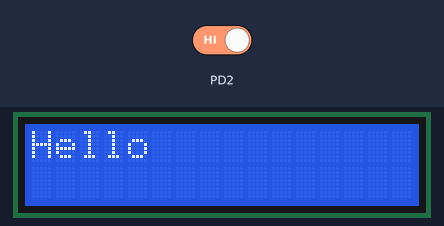
A program run on a simulated ATmega32, built with avr-gcc and emulated at 16 MHz. On the bench: 16×2 character LCD. Wiring (inferred from the names in the program): character LCD (HD44780): RS PA1; E PA2; data PA3, PA4, PA5, PA6. The inputs (shaded band) are chosen by the test bench; at power-on: PD2 HIGH.

Above: at 0.2 s.
At 1.2 s:
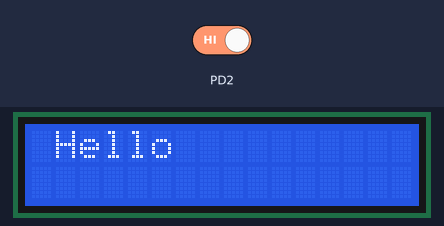
1.3 s: PD2 driven LOW
At 2.8 s:
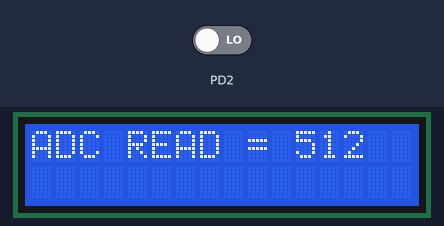
Timing chart, 0 to 4.3 s (numbered marks = the images above; inputs shaded):
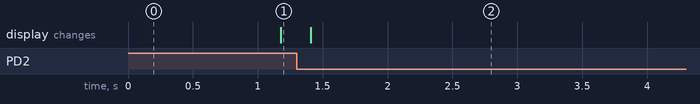

Measured:
- after the input at 1.3 s, the display: changes after 0.11 s (image 2)

The program:

main.c
```c
/*
 ============================================================================
 Name        : main.c
 Author      : Ahmed Ali
 Date        : 8 Apr 2024
 Description : The main function
 ============================================================================
 */

#include <avr/interrupt.h>
#include <util/delay.h>
#include "lcd.h"
#include "adc.h"
#include "common_macros.h"

volatile uint16 adcValue = 0;

int main(void)
{
	uint8 i = 0, direction = 0;
	ADC_ConfigType ADC_config =
	{ AVCC, PRESCALER_32 };
	SET_BIT(MCUCR, ISC01);
	SET_BIT(GICR, INT0);
	CLEAR_BIT(DDRD, PD2);
	/* Configurations and Initialization */
	LCD_init();
	ADC_init(&ADC_config);
	SREG |= (1 << 7);
	while (1)
	{
		LCD_clearScreen();
		LCD_moveCursor(0, i);
		LCD_displayString("Hello");
		_delay_ms(1000);
		if (direction == 0)
		{
			i++;
		}
		else
		{
			i--;
		}
		if (i == 5)
		{
			direction = 1;
		}
		if (i == 0)
		{
			direction = 0;
		}
	}
}

ISR( INT0_vect)
{
	adcValue = ADC_readChannel(0);
	LCD_clearScreen();
	LCD_displayString("ADC READ = ");
	LCD_intgerToString(adcValue);
	_delay_ms(2000);
}
```

adc.c
```c
/*
 ============================================================================
 Name        : adc.c
 Module Name : ADC
 Author      : Ahmed Ali
 Date        : 6 Oct 2023
 Description : Source file for the AVR ADC driver
 ============================================================================
 */

#include "adc.h"
#include "adc_private.h"

void ADC_init(const ADC_ConfigType *Config_Ptr)
{
	/*
	 * insert the required reference voltage in the last two bits (REFS0 and REFS1)
	 * of ADMUX Register
	 */
	ADMUX_REG.Byte = (ADMUX_REG.Byte & 0x3F) | ((Config_Ptr->reference) << 6);

	/* ADMUX Register Bits Description:
	 * REFS1:0 = the reference voltage inserted has been inserted in previous step
	 * ADLAR   = 0 right adjusted
	 * MUX4:0  = 00000 to choose channel 0 as initialization
	 */
	ADMUX_REG.Byte &= 0xC0;

	/*
	 * insert the required prescaler in the first three bits (ADPS0, ADPS1 and ADPS2)
	 * of ADCSRA Register
	 */
	ADCSRA_REG.Byte = (ADCSRA_REG.Byte & 0xF8) | (Config_Ptr->prescaler);

	/* ADCSRA Register Bits Description:
	 * ADEN    = 1 Enable ADC
	 * ADIE    = 0 Disable ADC Interrupt
	 * ADATE   = 0 Disable Auto Trigger
	 * ADPS2:0 = the prescaler has been inserted in previous step and ADC must operate in range 50-200Khz
	 */
	ADCSRA_REG.Bits.ADEN_Bit = 1;
	ADCSRA_REG.Bits.ADIE_Bit = 0;
	ADCSRA_REG.Bits.ADATE_Bit = 0;
}

uint16 ADC_readChannel(uint8 channel_num)
{
	/* Choose the correct channel by setting the channel number in MUX4:0 bits */
	ADMUX_REG.Byte = (ADMUX_REG.Byte & 0xE0) | (channel_num & 0x07);

	/* Start conversion write '1' to ADSC */
	ADCSRA_REG.Bits.ADSC_Bit = 1;

	/* Wait for conversion to complete, ADIF becomes '1' */
	while (ADCSRA_REG.Bits.ADIF_Bit == 0)
		;
	/* Clear ADIF by write '1' to it */
	ADCSRA_REG.Bits.ADIF_Bit = 1;

	/* Read the digital value from the data register */
	return ADC_REG;
}
```

adc.h
```c
/*
 ============================================================================
 Name        : adc.h
 Module Name : ADC
 Author      : Ahmed Ali
 Date        : 6 Oct 2023
 Description : Header file for the AVR ADC driver
 ============================================================================
 */

#ifndef ADC_H_
#define ADC_H_

#include "std_types.h"

/*******************************************************************************
 *                         Types Declaration                                   *
 *******************************************************************************/

typedef enum
{
	AREF = 0, AVCC = 1, INTERNAL_REFERENCE = 3
} ADC_ReferenceType;

typedef enum
{
	PRESCALER_2 = 1,
	PRESCALER_4 = 2,
	PRESCALER_8 = 3,
	PRESCALER_16 = 4,
	PRESCALER_32 = 5,
	PRESCALER_64 = 6,
	PRESCALER_128 = 7
} ADC_PrescalerType;

typedef struct
{
	ADC_ReferenceType reference;
	ADC_PrescalerType prescaler;
} ADC_ConfigType;

/*******************************************************************************
 *                                Definitions                                  *
 *******************************************************************************/
#define ADC_MAXIMUM_VALUE    1023
#define ADC_REF_VOLT_VALUE   5

/*******************************************************************************
 *                      Functions Prototypes                                   *
 *******************************************************************************/

/*
 * Description :
 * Function responsible for initialize the ADC driver.
 */
void ADC_init(const ADC_ConfigType *Config_Ptr);

/*
 * Description :
 * Function responsible for read analog data from a certain ADC channel
 * and convert it to digital using the ADC driver.
 */
uint16 ADC_readChannel(uint8 channel_num);

#endif /* ADC_H_ */
```

lcd.c
```c
/*
 ============================================================================
 File Name   : lcd.c
 Module      : LCD
 Author      : Ahmed Ali
 Date        : 30 Sept 2023
 Description : Source file for the LCD driver
 ============================================================================
 */

#include <util/delay.h>	   /* For the delay functions */
#include <stdlib.h>		   /* For itoa functions */
#include "common_macros.h" /* For GET_BIT Macro */
#include "lcd.h"
#include "gpio.h"

/*******************************************************************************
 *                      Functions Definitions                                  *
 *******************************************************************************/

/*
 * Description :
 * Initialize the LCD:
 * 1. Setup the LCD pins directions by use the GPIO driver.
 * 2. Setup the LCD Data Mode 4-bits or 8-bits.
 */
void LCD_init(void)
{
	/* Configure the direction for RS and E pins as output pins */
	GPIO_setupPinDirection(LCD_RS_PORT_ID, LCD_RS_PIN_ID, PIN_OUTPUT);
	GPIO_setupPinDirection(LCD_E_PORT_ID, LCD_E_PIN_ID, PIN_OUTPUT);

	_delay_ms(20); /* LCD Power ON delay always > 15ms */

#if (LCD_DATA_BITS_MODE == 4)
	/* Configure 4 pins in the data port as output pins */
	GPIO_setupPinDirection(LCD_DATA_PORT_ID, LCD_DB4_PIN_ID, PIN_OUTPUT);
	GPIO_setupPinDirection(LCD_DATA_PORT_ID, LCD_DB5_PIN_ID, PIN_OUTPUT);
	GPIO_setupPinDirection(LCD_DATA_PORT_ID, LCD_DB6_PIN_ID, PIN_OUTPUT);
	GPIO_setupPinDirection(LCD_DATA_PORT_ID, LCD_DB7_PIN_ID, PIN_OUTPUT);

	/* Send for 4 bit initialization of LCD  */
	LCD_sendCommand(LCD_TWO_LINES_FOUR_BITS_MODE_INIT1);
	LCD_sendCommand(LCD_TWO_LINES_FOUR_BITS_MODE_INIT2);

	/* use 2-lines LCD + 4-bits Data Mode + 5*7 dot display Mode */
	LCD_sendCommand(LCD_TWO_LINES_FOUR_BITS_MODE);

#elif (LCD_DATA_BITS_MODE == 8)
	/* Configure the data port as output port */
	GPIO_setupPortDirection(LCD_DATA_PORT_ID, PORT_OUTPUT);

	/* use 2-lines LCD + 8-bits Data Mode + 5*7 dot display Mode */
	LCD_sendCommand(LCD_TWO_LINES_EIGHT_BITS_MODE);

#endif

	LCD_sendCommand(LCD_CURSOR_OFF);	/* cursor off */
	LCD_sendCommand(LCD_CLEAR_COMMAND); /* clear LCD at the beginning */
}

/*
 * Description :
 * Send the required command to the screen
 */
void LCD_sendCommand(uint8 a_command)
{
	GPIO_writePin(LCD_RS_PORT_ID, LCD_RS_PIN_ID, LOGIC_LOW); /* Instruction Mode RS=0 */
	_delay_ms(1);											 /* delay for processing Tas = 50ns */
	GPIO_writePin(LCD_E_PORT_ID, LCD_E_PIN_ID, LOGIC_HIGH);	 /* Enable LCD E=1 */
	_delay_ms(1);											 /* delay for processing Tpw - Tdws = 190ns */

#if (LCD_DATA_BITS_MODE == 4)
	GPIO_writePin(LCD_DATA_PORT_ID, LCD_DB4_PIN_ID, GET_BIT(a_command, 4));
	GPIO_writePin(LCD_DATA_PORT_ID, LCD_DB5_PIN_ID, GET_BIT(a_command, 5));
	GPIO_writePin(LCD_DATA_PORT_ID, LCD_DB6_PIN_ID, GET_BIT(a_command, 6));
	GPIO_writePin(LCD_DATA_PORT_ID, LCD_DB7_PIN_ID, GET_BIT(a_command, 7));

	_delay_ms(1);											/* delay for processing Tdsw = 100ns */
	GPIO_writePin(LCD_E_PORT_ID, LCD_E_PIN_ID, LOGIC_LOW);	/* Disable LCD E=0 */
	_delay_ms(1);											/* delay for processing Th = 13ns */
	GPIO_writePin(LCD_E_PORT_ID, LCD_E_PIN_ID, LOGIC_HIGH); /* Enable LCD E=1 */
	_delay_ms(1);											/* delay for processing Tpw - Tdws = 190ns */

	GPIO_writePin(LCD_DATA_PORT_ID, LCD_DB4_PIN_ID, GET_BIT(a_command, 0));
	GPIO_writePin(LCD_DATA_PORT_ID, LCD_DB5_PIN_ID, GET_BIT(a_command, 1));
	GPIO_writePin(LCD_DATA_PORT_ID, LCD_DB6_PIN_ID, GET_BIT(a_command, 2));
	GPIO_writePin(LCD_DATA_PORT_ID, LCD_DB7_PIN_ID, GET_BIT(a_command, 3));

	_delay_ms(1);										   /* delay for processing Tdsw = 100ns */
	GPIO_writePin(LCD_E_PORT_ID, LCD_E_PIN_ID, LOGIC_LOW); /* Disable LCD E=0 */
	_delay_ms(1);										   /* delay for processing Th = 13ns */

#elif (LCD_DATA_BITS_MODE == 8)
	GPIO_writePort(LCD_DATA_PORT_ID, a_command);		   /* out the required command to the data bus D0 --> D7 */
	_delay_ms(1);										   /* delay for processing Tdsw = 100ns */
	GPIO_writePin(LCD_E_PORT_ID, LCD_E_PIN_ID, LOGIC_LOW); /* Disable LCD E=0 */
	_delay_ms(1);										   /* delay for processing Th = 13ns */
#endif
}

/*
 * Description :
 * Display the required character on the screen
 */
void LCD_displayCharacter(uint8 a_data)
{
	GPIO_writePin(LCD_RS_PORT_ID, LCD_RS_PIN_ID, LOGIC_HIGH); /* Data Mode RS=1 */
	_delay_ms(1);											  /* delay for processing Tas = 50ns */
	GPIO_writePin(LCD_E_PORT_ID, LCD_E_PIN_ID, LOGIC_HIGH);	  /* Enable LCD E=1 */
	_delay_ms(1);											  /* delay for processing Tpw - Tdws = 190ns */

#if (LCD_DATA_BITS_MODE == 4)
	GPIO_writePin(LCD_DATA_PORT_ID, LCD_DB4_PIN_ID, GET_BIT(a_data, 4));
	GPIO_writePin(LCD_DATA_PORT_ID, LCD_DB5_PIN_ID, GET_BIT(a_data, 5));
	GPIO_writePin(LCD_DATA_PORT_ID, LCD_DB6_PIN_ID, GET_BIT(a_data, 6));
	GPIO_writePin(LCD_DATA_PORT_ID, LCD_DB7_PIN_ID, GET_BIT(a_data, 7));

	_delay_ms(1);											/* delay for processing Tdsw = 100ns */
	GPIO_writePin(LCD_E_PORT_ID, LCD_E_PIN_ID, LOGIC_LOW);	/* Disable LCD E=0 */
	_delay_ms(1);											/* delay for processing Th = 13ns */
	GPIO_writePin(LCD_E_PORT_ID, LCD_E_PIN_ID, LOGIC_HIGH); /* Enable LCD E=1 */
	_delay_ms(1);											/* delay for processing Tpw - Tdws = 190ns */

	GPIO_writePin(LCD_DATA_PORT_ID, LCD_DB4_PIN_ID, GET_BIT(a_data, 0));
	GPIO_writePin(LCD_DATA_PORT_ID, LCD_DB5_PIN_ID, GET_BIT(a_data, 1));
	GPIO_writePin(LCD_DATA_PORT_ID, LCD_DB6_PIN_ID, GET_BIT(a_data, 2));
	GPIO_writePin(LCD_DATA_PORT_ID, LCD_DB7_PIN_ID, GET_BIT(a_data, 3));

	_delay_ms(1);										   /* delay for processing Tdsw = 100ns */
	GPIO_writePin(LCD_E_PORT_ID, LCD_E_PIN_ID, LOGIC_LOW); /* Disable LCD E=0 */
	_delay_ms(1);										   /* delay for processing Th = 13ns */

#elif (LCD_DATA_BITS_MODE == 8)
	GPIO_writePort(LCD_DATA_PORT_ID, a_data);			   /* out the required command to the data bus D0 --> D7 */
	_delay_ms(1);										   /* delay for processing Tdsw = 100ns */
	GPIO_writePin(LCD_E_PORT_ID, LCD_E_PIN_ID, LOGIC_LOW); /* Disable LCD E=0 */
	_delay_ms(1);										   /* delay for processing Th = 13ns */
#endif
}

/*
 * Description :
 * Display the required string on the screen
 */
void LCD_displayString(const char *a_str)
{
	uint8 i = 0;
	while (a_str[i] != '\0')
	{
		LCD_displayCharacter(a_str[i]);
		i++;
	}
}

/*
 * Description :
 * Move the cursor to a specified row and column index on the screen
 */
void LCD_moveCursor(uint8 a_row, uint8 a_col)
{
	uint8 lcd_memory_address;

	/* Calculate the required address in the LCD DDRAM */
	switch (a_row)
	{
	case 0:
		lcd_memory_address = a_col;
		break;
	case 1:
		lcd_memory_address = a_col + 0x40;
		break;
	case 2:
		lcd_memory_address = a_col + 0x10;
		break;
	case 3:
		lcd_memory_address = a_col + 0x50;
		break;
	}
	/* Move the LCD cursor to this specific address */
	LCD_sendCommand(lcd_memory_address | LCD_SET_CURSOR_LOCATION);
}

/*
 * Description :
 * Display the required string in a specified row and column index on the screen
 */
void LCD_displayStringRowColumn(uint8 a_row, uint8 col, const char *a_str)
{
	LCD_moveCursor(a_row, col); /* go to to the required LCD position */
	LCD_displayString(a_str);	/* display the string */
}

/*
 * Description :
 * Display the required decimal value on the screen
 */
void LCD_intgerToString(int a_data)
{
	char buff[16];			 /* String to hold the ascii result */
	itoa(a_data, buff, 10);	 /* Use itoa C function to convert the data to its corresponding ASCII value, 10 for decimal */
	LCD_displayString(buff); /* Display the string */
}

/*
 * Description :
 * Send the clear screen command
 */
void LCD_clearScreen(void)
{
	LCD_sendCommand(LCD_CLEAR_COMMAND); /* Send clear display command */
}
```

lcd.h
```c
/*
 ============================================================================
 File Name   : lcd.h
 Module      : LCD
 Author      : Ahmed Ali
 Date        : 30 Sept 2023
 Description : Header file for the LCD driver
 ============================================================================
 */

#ifndef LCD_H_
#define LCD_H_

#include "std_types.h"

/*******************************************************************************
 *                                Definitions                                  *
 *******************************************************************************/

/* LCD Data bits mode configuration, its value should be 4 or 8*/
#define LCD_DATA_BITS_MODE 4

#if ((LCD_DATA_BITS_MODE != 4) && (LCD_DATA_BITS_MODE != 8))

#error "Number of Data bits should be equal to 4 or 8"

#endif

/* LCD HW Ports and Pins Ids */
#define LCD_RS_PORT_ID		PORTA_ID
#define LCD_RS_PIN_ID 		PIN1_ID

#define LCD_E_PORT_ID 		PORTA_ID
#define LCD_E_PIN_ID 		PIN2_ID

#define LCD_DATA_PORT_ID 	PORTA_ID

#if (LCD_DATA_BITS_MODE == 4)

#define LCD_DB4_PIN_ID PIN3_ID
#define LCD_DB5_PIN_ID PIN4_ID
#define LCD_DB6_PIN_ID PIN5_ID
#define LCD_DB7_PIN_ID PIN6_ID

#endif

/* LCD Commands */
#define LCD_CLEAR_COMMAND 0x01
#define LCD_GO_TO_HOME 0x02
#define LCD_TWO_LINES_EIGHT_BITS_MODE 0x38
#define LCD_TWO_LINES_FOUR_BITS_MODE 0x28
#define LCD_TWO_LINES_FOUR_BITS_MODE_INIT1 0x33
#define LCD_TWO_LINES_FOUR_BITS_MODE_INIT2 0x32
#define LCD_CURSOR_OFF 0x0C
#define LCD_CURSOR_ON 0x0E
#define LCD_SET_CURSOR_LOCATION 0x80

/*******************************************************************************
 *                      Functions Prototypes                                   *
 *******************************************************************************/

/*
 * Description :
 * Initialize the LCD:
 * 1. Setup the LCD pins directions by use the GPIO driver.
 * 2. Setup the LCD Data Mode 4-bits or 8-bits.
 */
void LCD_init(void);

/*
 * Description :
 * Send the required command to the screen
 */
void LCD_sendCommand(uint8 a_command);

/*
 * Description :
 * Display the required character on the screen
 */
void LCD_displayCharacter(uint8 a_data);

/*
 * Description :
 * Display the required string on the screen
 */
void LCD_displayString(const char *a_str);

/*
 * Description :
 * Move the cursor to a specified row and column index on the screen
 */
void LCD_moveCursor(uint8 a_row, uint8 a_col);

/*
 * Description :
 * Display the required string in a specified row and column index on the screen
 */
void LCD_displayStringRowColumn(uint8 a_row, uint8 a_col, const char *a_str);

/*
 * Description :
 * Display the required decimal value on the screen
 */
void LCD_intgerToString(int a_data);

/*
 * Description :
 * Send the clear screen command
 */
void LCD_clearScreen(void);

#endif /* LCD_H_ */
```

adc_private.h
```c
/*
 ============================================================================
 Name        : adc_private.h
 Module Name : ADC
 Author      : Ahmed Ali
 Date        : 6 Oct 2023
 Description : Private file for the AVR ADC driver
 ============================================================================
 */

#ifndef ADC_PRIVATE_H_
#define ADC_PRIVATE_H_

#include "std_types.h"

/*******************************************************************************
 *                  ADC Registers type structure declarations                  *
 *******************************************************************************/

/* Bitmap structure for ADMUX register */
typedef union
{
	uint8 Byte; /* All register bits */
	struct
	{
		uint8 MUX0_Bit  :1;  /* MUX0 bit 0 */
		uint8 MUX1_Bit  :1;  /* MUX1 bit 1 */
		uint8 MUX2_Bit  :1;  /* MUX2 bit 2 */
		uint8 MUX3_Bit  :1;  /* MUX3 bit 3 */
		uint8 MUX4_Bit  :1;  /* MUX4 bit 4 */
		uint8 ADLAR_Bit :1;  /* ADLAR bit 5 */
		uint8 REFS0_Bit :1;  /* REFS0 bit 6 */
		uint8 REFS1_Bit :1;  /* REFS1 bit 7 */
	} Bits;
} ADC_ADMUX_Type;

/* Bitmap structure for ADCSRA register */
typedef union
{
	uint8 Byte; /* All register bits */
	struct
	{
		uint8 ADPS0_Bit :1;  /* MUX0 bit 0 */
		uint8 ADPS1_Bit :1;  /* MUX1 bit 1 */
		uint8 ADPS2_Bit :1;  /* MUX2 bit 2 */
		uint8 ADIE_Bit  :1;  /* MUX3 bit 3 */
		uint8 ADIF_Bit  :1;  /* MUX4 bit 4 */
		uint8 ADATE_Bit :1;  /* ADLAR bit 5 */
		uint8 ADSC_Bit  :1;  /* REFS0 bit 6 */
		uint8 ADEN_Bit  :1;  /* REFS1 bit 7 */
	} Bits;
} ADC_ADCSRA_Type;

/*******************************************************************************
 *                          ADC Registers Definitions                          *
 *******************************************************************************/

/* definition for ADMUX register */
#define ADMUX_REG  (*(volatile ADC_ADMUX_Type * const)  0x27)

/* definition for ADCSR register */
#define ADCSRA_REG (*(volatile ADC_ADCSRA_Type * const) 0x26)

/* definition for ADC Data registers */
#define ADCH_REG   (*(volatile uint8 * const)  0x25)

#define ADCL_REG   (*(volatile uint8 * const)  0x24)

#define ADC_REG    (*(volatile uint16 * const) 0x24)

#endif /* ADC_PRIVATE_H_ */
```

Source omitted: common_macros.h (1233 bytes), gpio.c (6929 bytes), gpio.h (3596 bytes), gpio_private.h (4687 bytes), std_types.h (1341 bytes)
